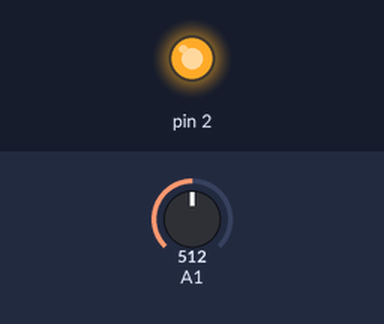
Bench run of a sketch on a simulated Arduino Uno, built with avr-gcc and run on an emulated ATmega328P. Shown: output pins drawn as LEDs (lit = HIGH). Inputs (shaded band) come from the test bench; at power-on: A1 = 512.

Above: at 1.2 s.
1.3 s: A1 set to 410
2.8 s: A1 set to 391
At 3.7 s:
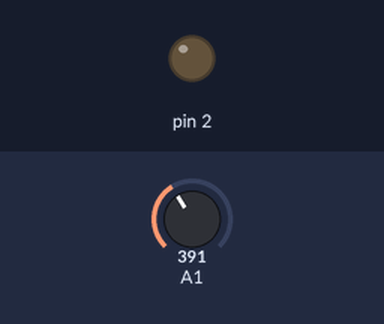
4.3 s: A1 set to 511
At 5.1 s:
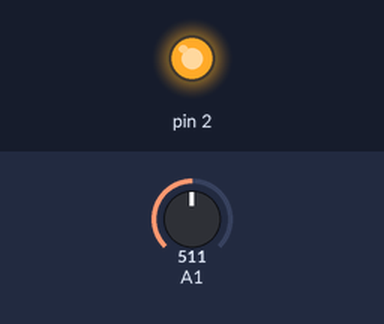
5.8 s: A1 set to 390
At 6.2 s:
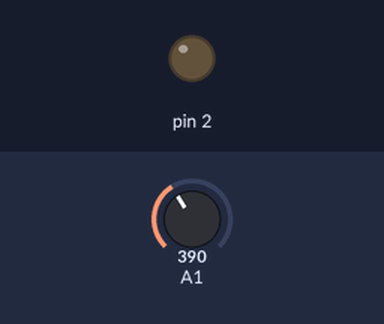
Timing chart, 0 to 8.3 s (numbered marks = the images above; inputs shaded):
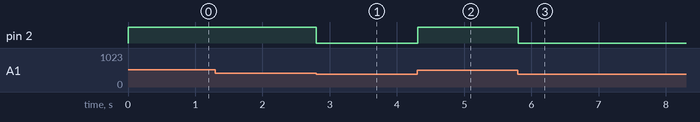

The sketch:

sensor_de_umidade_com_arduino1.ino
```cpp
// C++ code
//
int MedidaUmidade = 0;

int D4 = 0;

int PinoSensorA = 0;

void setup()
{
  pinMode(A1, INPUT);
  pinMode(2, OUTPUT);
}

void loop()
{
  MedidaUmidade = analogRead(A1);
  if (MedidaUmidade >= 400) {
    digitalWrite(2, HIGH);
  } else {
    digitalWrite(2, LOW);
  }
  delay(10); // Delay a little bit to improve simulation performance
}
```

Measured:
- the behaviour switches between 400 and 399 on A1 (found by bisection; images 0 and 1)
- after the input at 1.3 s, every drawn part: stays the same
- after the input at 2.8 s, pin 2: HIGH → LOW at once
- after the input at 4.3 s, pin 2: LOW → HIGH at once
- after the input at 5.8 s, pin 2: HIGH → LOW at once
